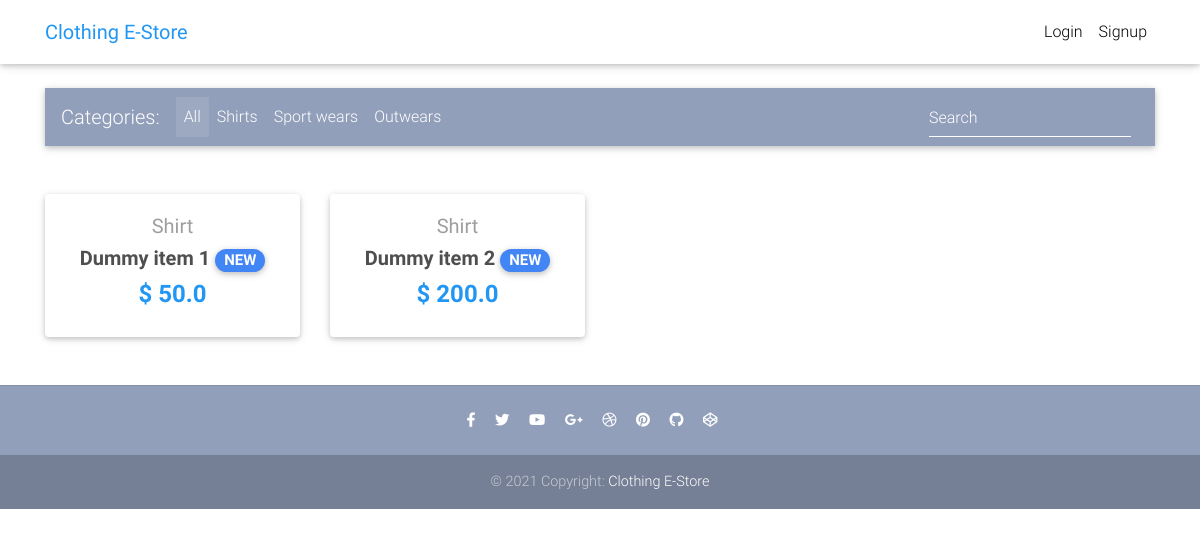
The page / on the database its author committed.
### core/models.py (models this page shows, shortened)
class Item(models.Model):
    title = models.CharField(max_length=100)
    price = models.FloatField()
    discount_price = models.FloatField(blank=True, null=True)
    category = models.CharField(
        choices=CATEGORY_CHOICES, max_length=2, default='S')
    label = models.CharField(choices=LABEL_CHOICES, max_length=1, default='P')
    slug = models.SlugField(default="test-product")
    description = models.TextField(
        default="This is a test description. Lorem ipsum dolor sit amet \
        consectetur adipisicing elit. Et dolor suscipit libero eos atque \
        quia ipsa sint voluptatibus! Beatae sit assumenda asperiores iure at \
        maxime atque repellendus maiores quia sapiente.")
    def get_absolute_url(self):
        return reverse("core:product", kwargs={
            "slug": self.slug
        })

### core/views.py (the view)
# urls.py: path('', HomeView.as_view(), name='home'),
class HomeView(ListView):
    model = Item
    paginate_by = 10
    template_name = "home.html"

### templates/home.html (shortened to what this page needs)
{% extends "base.html" %}
{% block content %}
  <main>
    <div class="container">
      <nav class="navbar navbar-expand-lg navbar-dark mdb-color lighten-3 mt-3 mb-5">
        <span class="navbar-brand">Categories:</span>
        <div class="collapse navbar-collapse" id="basicExampleNav">
          <ul class="navbar-nav mr-auto">
            <li class="nav-item active">
              <a class="nav-link" href="#">All
              </a>
            </li>
            <li class="nav-item">
              <a class="nav-link" href="#">Shirts</a>
            </li>
            <li class="nav-item">
              <a class="nav-link" href="#">Sport wears</a>
            </li>
            <li class="nav-item">
              <a class="nav-link" href="#">Outwears</a>
            </li>
          </ul>
          <form class="form-inline">
            <div class="md-form my-0">
              <input class="form-control mr-sm-2" type="text" placeholder="Search" aria-label="Search">
            </div>
          </form>
        </div>
      </nav>
      <section class="text-center mb-4">
        <div class="row wow fadeIn">
          {% for item in object_list %}
            <div class="col-lg-3 col-md-6 mb-4">
              <div class="card">
                <div class="card-body text-center">
                  <a href="" class="grey-text">
                    <h5>{{ item.get_category_display }}</h5>
                  </a>
                  <h5>
                    <strong>
                      <a href="{{ item.get_absolute_url }}" class="dark-grey-text">{{ item.title }}
                        <span class="badge badge-pill {{ item.get_label_display }}-color">NEW</span>
                      </a>
                    </strong>
                  </h5>
                  <h4 class="font-weight-bold blue-text">
                    <strong>$
                      {% if item.discount_price %}
                        {{ item.discount_price }}
                      {% else %}
                        {{ item.price }}
                      {% endif %}
                    </strong>
                  </h4>
                </div>
              </div>
            </div>
          {% endfor %}
        </div>
      </section>
    </div>
  </main>
{% endblock content %}

### templates/base.html (style rules this page uses)
html, body, header, .carousel { height: 60vh; }

### rows shown on the page
Item: category "Shirt", title "Dummy item 1", discount_price "50.0"
Item: category "Shirt", title "Dummy item 2", price "200.0"
